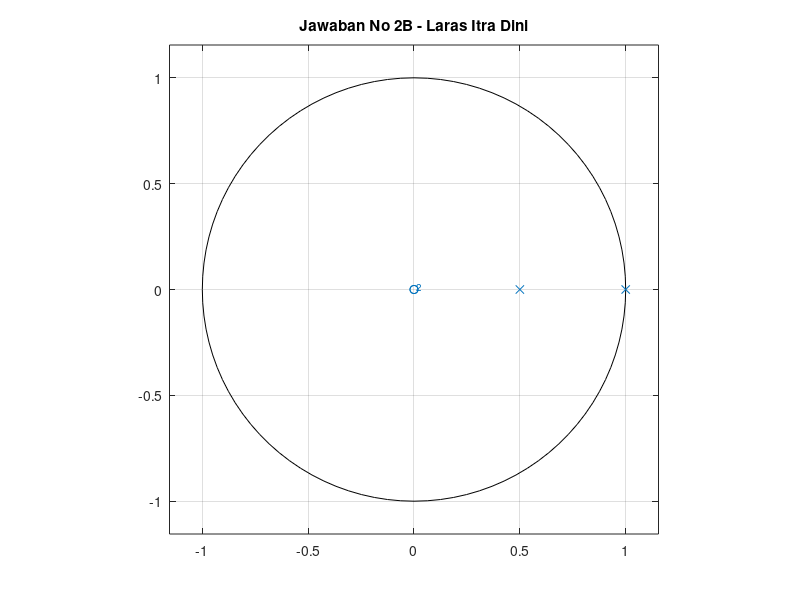

This chart was generated by the following MATLAB code:
clear all
clc
a = [1 0 0]
b = [2 -3 1]
roots_a = roots(a)
roots_b = roots(b)
zplane(a,b)
title ('Jawaban No 2B - Laras Itra Dini')